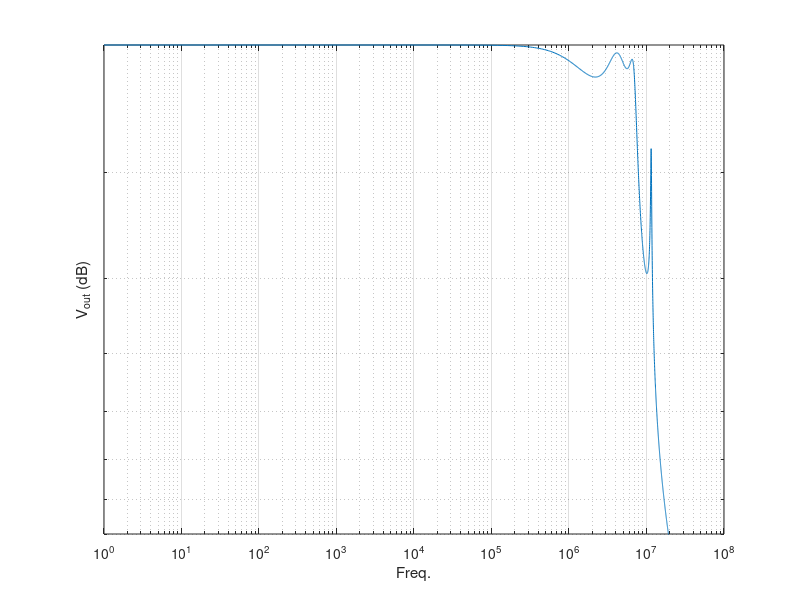
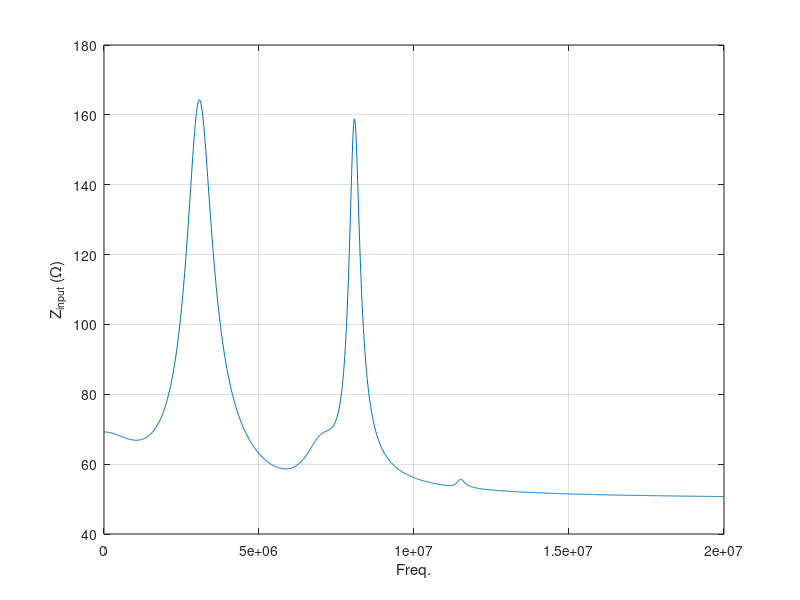

Write MATLAB code to recreate these figures, in order.
addpath("stamps/");
addpath("test-circuits/");

load("circuit4.mat", 'G', 'C', 'b');

% The output node
output_node = 12;
voltage_source_current_row = 17;

% Simulation params
num_points = 1000;
f_start = 1;
f_end = 20*10^6;
freqs = linspace(f_start, f_end, num_points);
Vout = zeros(num_points, 1);
input_impedence = zeros(num_points, 1);

% Fequency domain solution
% s = j*2pi*f
for i=1:num_points
    s = 1i * 2* pi * freqs(i);
    A = G + s*C;
    [L, U, P, Q] = lu(A, 0.01);
    z = L \ (P*b);
    y = U\z;
    sols = Q*y;
    Vout(i) = abs(sols(output_node));
    input_impedence(i) = 1 / abs(sols(voltage_source_current_row));
end

figure('Name', 'Freq. Domain (circuit4)')
loglog(freqs, 20*log10(Vout));
ylim([-80 0]);
grid on;
xlabel('Freq.')
ylabel('V_{out} (dB)')

figure('Name', 'Input Impdence (circuit4)')
plot(freqs, input_impedence);
grid on;
xlabel('Freq.')
ylabel('Z_{input} (\Omega)')